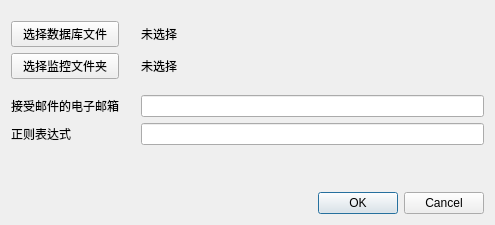
<?xml version="1.0" encoding="UTF-8"?>
<ui version="4.0">
 <class>Dialog</class>
 <widget class="QDialog" name="Dialog">
  <property name="geometry">
   <rect>
    <x>0</x>
    <y>0</y>
    <width>495</width>
    <height>225</height>
   </rect>
  </property>
  <property name="windowTitle">
   <string>配置向导实用程序</string>
  </property>
  <layout class="QVBoxLayout" name="verticalLayout">
   <item>
    <layout class="QGridLayout" name="gridLayout">
     <item row="0" column="0">
      <spacer name="verticalSpacer_3">
       <property name="orientation">
        <enum>Qt::Vertical</enum>
       </property>
       <property name="sizeType">
        <enum>QSizePolicy::Fixed</enum>
       </property>
       <property name="sizeHint" stdset="0">
        <size>
         <width>20</width>
         <height>10</height>
        </size>
       </property>
      </spacer>
     </item>
     <item row="1" column="1">
      <spacer name="horizontalSpacer">
       <property name="orientation">
        <enum>Qt::Horizontal</enum>
       </property>
       <property name="sizeType">
        <enum>QSizePolicy::Fixed</enum>
       </property>
       <property name="sizeHint" stdset="0">
        <size>
         <width>10</width>
         <height>20</height>
        </size>
       </property>
      </spacer>
     </item>
     <item row="1" column="0">
      <widget class="QPushButton" name="pushButton">
       <property name="text">
        <string>选择数据库文件</string>
       </property>
      </widget>
     </item>
     <item row="4" column="0">
      <widget class="QLabel" name="label">
       <property name="text">
        <string>接受邮件的电子邮箱</string>
       </property>
      </widget>
     </item>
     <item row="2" column="0">
      <widget class="QPushButton" name="pushButton_2">
       <property name="text">
        <string>选择监控文件夹</string>
       </property>
      </widget>
     </item>
     <item row="5" column="0">
      <widget class="QLabel" name="label_2">
       <property name="text">
        <string>正则表达式</string>
       </property>
      </widget>
     </item>
     <item row="2" column="2">
      <widget class="QLabel" name="label_4">
       <property name="text">
        <string>未选择</string>
       </property>
      </widget>
     </item>
     <item row="4" column="2">
      <widget class="QLineEdit" name="lineEdit"/>
     </item>
     <item row="1" column="2">
      <widget class="QLabel" name="label_3">
       <property name="text">
        <string>未选择</string>
       </property>
      </widget>
     </item>
     <item row="6" column="0">
      <spacer name="verticalSpacer_2">
       <property name="orientation">
        <enum>Qt::Vertical</enum>
       </property>
       <property name="sizeHint" stdset="0">
        <size>
         <width>20</width>
         <height>40</height>
        </size>
       </property>
      </spacer>
     </item>
     <item row="5" column="2">
      <widget class="QLineEdit" name="lineEdit_2"/>
     </item>
     <item row="3" column="0">
      <spacer name="verticalSpacer">
       <property name="orientation">
        <enum>Qt::Vertical</enum>
       </property>
       <property name="sizeType">
        <enum>QSizePolicy::Fixed</enum>
       </property>
       <property name="sizeHint" stdset="0">
        <size>
         <width>20</width>
         <height>10</height>
        </size>
       </property>
      </spacer>
     </item>
     <item row="8" column="1" colspan="2">
      <widget class="QDialogButtonBox" name="buttonBox">
       <property name="orientation">
        <enum>Qt::Horizontal</enum>
       </property>
       <property name="standardButtons">
        <set>QDialogButtonBox::Cancel|QDialogButtonBox::Ok</set>
       </property>
      </widget>
     </item>
    </layout>
   </item>
  </layout>
 </widget>
 <resources/>
 <connections>
  <connection>
   <sender>buttonBox</sender>
   <signal>accepted()</signal>
   <receiver>Dialog</receiver>
   <slot>accept()</slot>
   <hints>
    <hint type="sourcelabel">
     <x>248</x>
     <y>254</y>
    </hint>
    <hint type="destinationlabel">
     <x>157</x>
     <y>274</y>
    </hint>
   </hints>
  </connection>
  <connection>
   <sender>buttonBox</sender>
   <signal>rejected()</signal>
   <receiver>Dialog</receiver>
   <slot>reject()</slot>
   <hints>
    <hint type="sourcelabel">
     <x>316</x>
     <y>260</y>
    </hint>
    <hint type="destinationlabel">
     <x>286</x>
     <y>274</y>
    </hint>
   </hints>
  </connection>
 </connections>
</ui>
